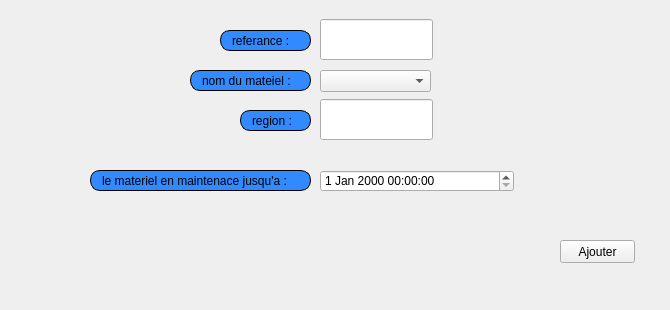
     <widget class="QWidget" name="tab_16">
      <attribute name="title">
       <string>ajouter</string>
      </attribute>
      <widget class="QLabel" name="label_11">
       <property name="geometry">
        <rect>
         <x>220</x>
         <y>30</y>
         <width>91</width>
         <height>21</height>
        </rect>
       </property>
       <property name="styleSheet">
        <string notr="true">border: 1px solid black;
border-radius: 10px;
padding: 0 8px;
background: #318aff;
font: bold, &quot;Arial&quot;;;
text-align:center;</string>
       </property>
       <property name="text">
        <string>referance :</string>
       </property>
      </widget>
      <widget class="QLabel" name="label_12">
       <property name="geometry">
        <rect>
         <x>190</x>
         <y>70</y>
         <width>121</width>
         <height>21</height>
        </rect>
       </property>
       <property name="styleSheet">
        <string notr="true">border: 1px solid black;
border-radius: 10px;
padding: 0 8px;
background: #318aff;
font: bold, &quot;Arial&quot;;;
text-align:center;</string>
       </property>
       <property name="text">
        <string>nom du mateiel :</string>
       </property>
      </widget>
      <widget class="QLineEdit" name="ref_mat_maint_a_ajouter">
       <property name="geometry">
        <rect>
         <x>320</x>
         <y>19</y>
         <width>113</width>
         <height>41</height>
        </rect>
       </property>
      </widget>
      <widget class="QLabel" name="label_13">
       <property name="geometry">
        <rect>
         <x>240</x>
         <y>110</y>
         <width>71</width>
         <height>21</height>
        </rect>
       </property>
       <property name="styleSheet">
        <string notr="true">border: 1px solid black;
border-radius: 10px;
padding: 0 8px;
background: #318aff;
font: bold, &quot;Arial&quot;;;
text-align:center;</string>
       </property>
       <property name="text">
        <string>region :</string>
       </property>
      </widget>
      <widget class="QLabel" name="label_31">
       <property name="geometry">
        <rect>
         <x>90</x>
         <y>170</y>
         <width>221</width>
         <height>21</height>
        </rect>
       </property>
       <property name="styleSheet">
        <string notr="true">border: 1px solid black;
border-radius: 10px;
padding: 0 8px;
background: #318aff;
font: bold, &quot;Arial&quot;;;
text-align:center;</string>
       </property>
       <property name="text">
        <string>le materiel en maintenace jusqu'a :</string>
       </property>
      </widget>
      <widget class="QLineEdit" name="region_mat_maint_a_ajouter">
       <property name="geometry">
        <rect>
         <x>320</x>
         <y>99</y>
         <width>113</width>
         <height>41</height>
        </rect>
       </property>
      </widget>
      <widget class="QDateTimeEdit" name="dateTimeEdit">
       <property name="geometry">
        <rect>
         <x>320</x>
         <y>170</y>
         <width>194</width>
         <height>22</height>
        </rect>
       </property>
      </widget>
      <widget class="QPushButton" name="ajouter_mat_maintenace">
       <property name="geometry">
        <rect>
         <x>560</x>
         <y>240</y>
         <width>75</width>
         <height>23</height>
        </rect>
       </property>
       <property name="styleSheet">
        <string notr="true">#ajouter_mat_maintenace{
font: bold, &quot;Arial&quot;;;     background-color: qlineargradient(x1: 0, y1: 0, x2: 0, y2: 1,
                                       stop: 0 #dadbde, stop: 1 #f6f7fa);
}
#ajouter_mat_maintenace:pressed {
font: bold, &quot;Arial&quot;;;     background-color: qlineargradient(x1: 0, y1: 0, x2: 0, y2: 1,
                                       stop: 0 #dadbde, stop: 1 #fff07b);}</string>
       </property>
       <property name="text">
        <string>Ajouter</string>
       </property>
       <property name="icon">
        <iconset resource="../gestion_materiaux_logistech/ressource.qrc">
         <normaloff>:/img/app.png</normaloff>:/img/app.png</iconset>
       </property>
      </widget>
      <widget class="QComboBox" name="combo_nom_mat_maint">
       <property name="geometry">
        <rect>
         <x>320</x>
         <y>70</y>
         <width>111</width>
         <height>22</height>
        </rect>
       </property>
      </widget>
      <widget class="QLabel" name="label_41">
       <property name="geometry">
        <rect>
         <x>0</x>
         <y>0</y>
         <width>661</width>
         <height>281</height>
        </rect>
       </property>
       <property name="text">
        <string/>
       </property>
       <property name="pixmap">
        <pixmap>:/images/img/imf.jpg</pixmap>
       </property>
      </widget>
      <widget class="QLabel" name="label_111">
       <property name="geometry">
        <rect>
         <x>0</x>
         <y>-8</y>
         <width>651</width>
         <height>301</height>
        </rect>
       </property>
       <property name="text">
        <string/>
       </property>
       <property name="pixmap">
        <pixmap resource="../gestion_materiaux_logistech/ressource.qrc">:/img/imf.jpg</pixmap>
       </property>
      </widget>
      <zorder>label_111</zorder>
      <zorder>label_41</zorder>
      <zorder>label_11</zorder>
      <zorder>label_12</zorder>
      <zorder>ref_mat_maint_a_ajouter</zorder>
      <zorder>label_13</zorder>
      <zorder>label_31</zorder>
      <zorder>region_mat_maint_a_ajouter</zorder>
      <zorder>dateTimeEdit</zorder>
      <zorder>ajouter_mat_maintenace</zorder>
      <zorder>combo_nom_mat_maint</zorder>
     </widget>
